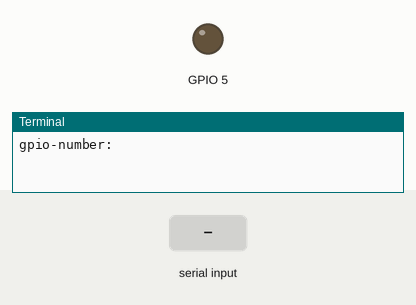
This program was run on a simulated Raspberry Pi (BCM pin numbers). On the bench: output pins drawn as LEDs (lit = HIGH), the last lines printed to the terminal. Inputs (shaded band) come from the test bench. At 4.3 s the program stops and its outputs stay as they are.

Above: at 1.2 s.
1.3 s: "5" typed at the terminal, then Enter
2.8 s: "90" typed at the terminal, then Enter
At 4.0 s:
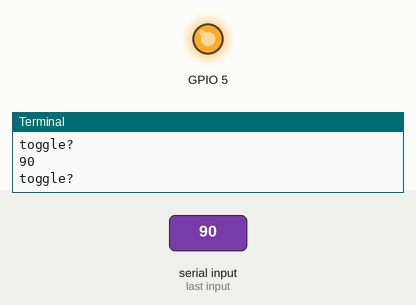
4.3 s: "exit" typed at the terminal, then Enter
At 5.2 s:
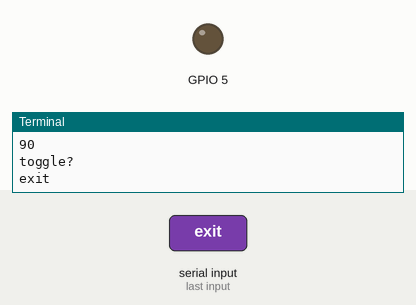
Timing chart, 0 to 5.8 s (numbered marks = the images above; inputs shaded):
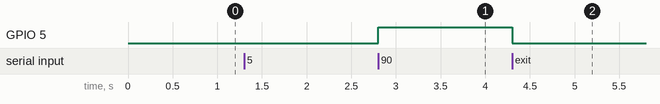

The program:

gpio_set.py
```python
#!/usr/bin/python3
import RPi.GPIO as GPIO
import sys

if __name__ == "__main__":
    GPIO.setmode(GPIO.BCM)
    inp = input("gpio-number: ")
    n = int(inp)
    GPIO.setup(n, GPIO.OUT)

    on = False
    while True:
        inp = input("toggle?")
        if inp == "exit":
            GPIO.cleanup()
            sys.exit()
        else:
            if on:
                GPIO.output(n, GPIO.LOW)
            else:
                GPIO.output(n, GPIO.HIGH)
            on = not on
```

Measured:
- after the input at 2.8 s, GPIO 5: LOW → HIGH at once
- after the input at 4.3 s, GPIO 5: HIGH → LOW at once
